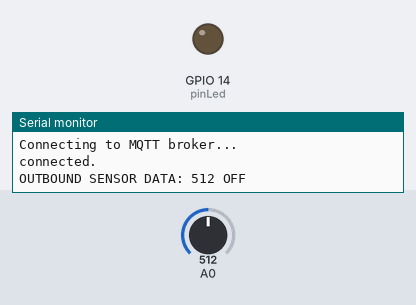
Bench run of a sketch on a simulated ESP8266 (NodeMCU). Parts: output pins drawn as LEDs (lit = HIGH), the last lines printed to the serial monitor. The test bench sets the inputs (shaded band); at power-on: A0 = 512. WiFi joins after 1.5 s; servers stay silent unless stated; no MQTT or app messages arrive unless stated.

Above: at 3.7 s.
3.8 s: A0 set to 317
7.7 s: A0 set to 286
At 9.7 s:
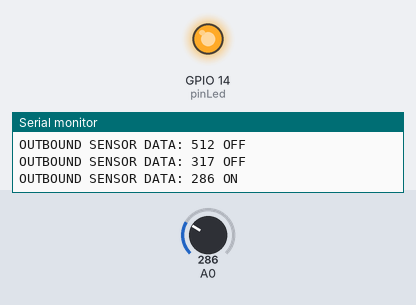
13.1 s: A0 set to 306
At 15.0 s:
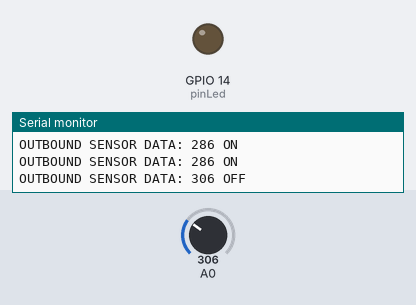
17.0 s: A0 set to 290
At 18.9 s:
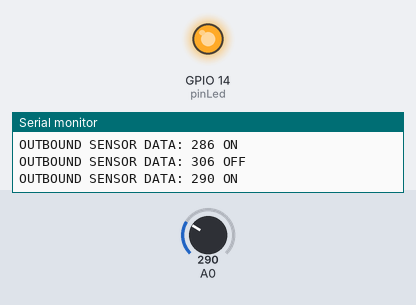
Timing chart, 0 to 20.4 s (numbered marks = the images above; inputs shaded):
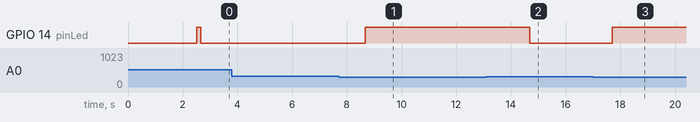

The sketch:

MQTT_Mosca.ino
```cpp
#include <MQTTClient.h>
#include <SPI.h>
#include <ESP8266WiFi.h>
#include <WiFiManager.h>

// Configuration
const char deviceName[] = "PUBLISHER SENSOR";
const char* mqtt_server_ip = "192.168.100.25";
const int mqtt_port = 1234;

#define pinLed 14
String ledStatus = "OFF";
int sensorValue = 0;

WiFiClient wifiClient;
MQTTClient mqttClient;

void configModeCallback (WiFiManager *myWiFiManager) {
  Serial.print("\Could not connect to Wi-Fi. Device is in configuration mode.");
  Serial.print("\nUser must connect to device \"");
  Serial.print(myWiFiManager->getConfigPortalSSID());
  Serial.print("\" as a WiFi access point,");
  Serial.print("\nand open the configuration page at ");
  Serial.print(WiFi.softAPIP());
  Serial.print(" to configure Wi-Fi.\n");
}

// Publish sensor values to MQTT broker
void publishMessages() {
  // Assemble the sensor data into a text string (char array)
  Serial.printf("\nOUTBOUND SENSOR DATA: ");
  Serial.print(sensorValue);
  Serial.print(" ");
  Serial.print(ledStatus);

  // Publish to the message broker
  mqttClient.publish("building/data", String(sensorValue));
}

// Initialize the device
void setup() {
  Serial.begin(9600);
  while (!Serial) {
    ; // Wait for serial port to connect.
  }
  delay(1000);

  Serial.println();
  Serial.println("IoT DEVICE STARTED");
  Serial.printf("Previously used SSID: %s\n", WiFi.SSID().c_str());

  // Use WiFiManager to connect to network
  WiFiManager wifiManager;
  wifiManager.setAPCallback(configModeCallback);
  wifiManager.setDebugOutput(false);

  // Attach using SSID and password saved on the device.
  // If can't connect, start an access point.
  wifiManager.autoConnect(deviceName,"123!Pwd$");

  // Print the IP address
  Serial.print("\nDevice is on the network at ");
  Serial.print(WiFi.localIP());

  // Set up MQTT client
  mqttClient.begin(mqtt_server_ip, mqtt_port, wifiClient);

  // Set pins for output to LEDs
  pinMode(pinLed, OUTPUT);

  // Make sure no LED is on initially
  setLEDs(false);
}

// Main loop
void loop() {
  // If we're not connected to MQTT broker, then connect
  if (!mqttClient.connected()) connect();

  // Check for callbacks from MQTT broker
  mqttClient.loop();
  delay(10);

  // Publish sensor updates if they are due
  updateSensorValues();
  updateLEDSettings();
  publishMessages();
  delay(3000);
}

// Establish or reestablish connection to WiFi and the MQTT broker
void connect() {
  while (WiFi.status() != WL_CONNECTED) {
    Serial.print(".");
    delay(1000);
  }

  Serial.println();
  Serial.print("Device's IP address is ");
  Serial.println(WiFi.localIP());
  Serial.print("WiFi signal strength (RSSI) is ");
  Serial.print(WiFi.RSSI());
  Serial.println(" dBm");
  Serial.print("Connecting to MQTT broker...");
  while (!mqttClient.connect("IOT-SENSOR-01", "try", "try")) {
    Serial.print(".");
    delay(1000);
  }

  Serial.println();
  Serial.println("connected.");
  }

// Read latest values from sensors
void updateSensorValues() {
  sensorValue = analogRead(A0);
}

// Update LED display on device
void updateLEDSettings() {
  if(sensorValue > 300){
    setLEDs(true);
  } else {
    setLEDs(false);
  }
}

// Set LEDs on or off individually, or all off if LEDs are turned off for display
void setLEDs(bool showLED) {
  digitalWrite(pinLed, (showLED) ? LOW : HIGH);
  ledStatus = (showLED) ? "OFF" : "ON";
}
```

Measured:
- the behaviour switches between 301 and 300 on A0 (found by bisection; images 0 and 1)
- after the input at 7.7 s, GPIO 14 (pinLed): LOW → HIGH after 0.97 s
- after the input at 13.1 s, GPIO 14 (pinLed): HIGH → LOW after 1.6 s
- after the input at 17.0 s, GPIO 14 (pinLed): LOW → HIGH after 0.71 s
